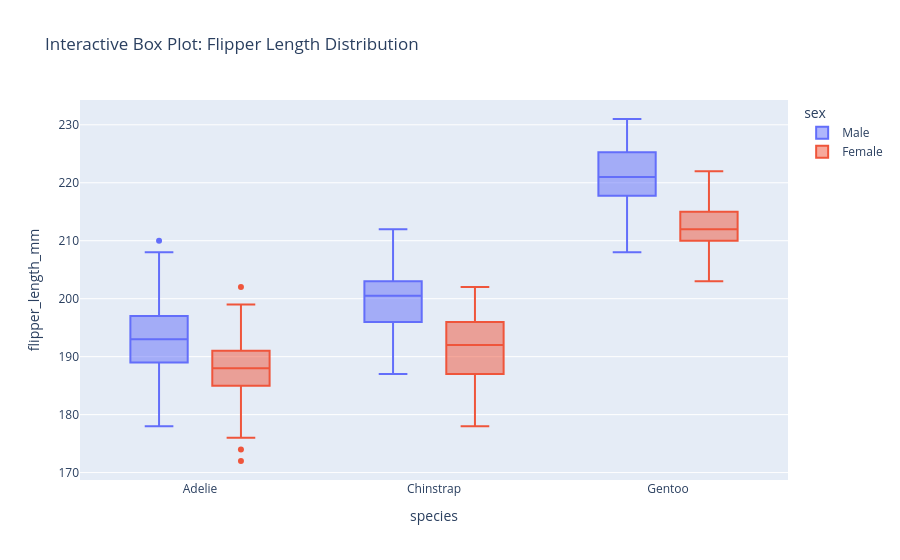

Notebook cell for this chart:
### Code cell
fig2 = px.box(
    df,
    x="species",
    y="flipper_length_mm",
    color="sex",
    hover_data=["body_mass_g", "island"],
    title="Interactive Box Plot: Flipper Length Distribution"
)

fig2.show()

# Export standalone HTML
fig2.write_html("charts/box_plot.html")

### Figure 1 — Plotly figure (JSON) as saved in the notebook; plotly's stock layout.template omitted (floating-point values rounded to 4 significant figures; data arrays with more than 128 entries replaced by an {"elided": "..."} marker saying what was removed)
{"data": [{"alignmentgroup": "True", "customdata": {"elided": "168x2 mixed values"}, "hovertemplate": "sex=Male<br>species=%{x}<br>flipper_length_mm=%{y}<br>body_mass_g=%{customdata[0]}<br>island=%{customdata[1]}<extra></extra>", "legendgroup": "Male", "marker": {"color": "#636efa"}, "name": "Male", "notched": false, "offsetgroup": "Male", "orientation": "v", "showlegend": true, "type": "box", "x": {"elided": "168 str values"}, "x0": " ", "xaxis": "x", "y": {"elided": "168 float values"}, "y0": " ", "yaxis": "y"}, {"alignmentgroup": "True", "customdata": {"elided": "165x2 mixed values"}, "hovertemplate": "sex=Female<br>species=%{x}<br>flipper_length_mm=%{y}<br>body_mass_g=%{customdata[0]}<br>island=%{customdata[1]}<extra></extra>", "legendgroup": "Female", "marker": {"color": "#EF553B"}, "name": "Female", "notched": false, "offsetgroup": "Female", "orientation": "v", "showlegend": true, "type": "box", "x": {"elided": "165 str values"}, "x0": " ", "xaxis": "x", "y": {"elided": "165 float values"}, "y0": " ", "yaxis": "y"}], "layout": {"boxmode": "group", "legend": {"title": {"text": "sex"}, "tracegroupgap": 0}, "title": {"text": "Interactive Box Plot: Flipper Length Distribution"}, "xaxis": {"anchor": "y", "domain": [0, 1], "title": {"text": "species"}}, "yaxis": {"anchor": "x", "domain": [0, 1], "title": {"text": "flipper_length_mm"}}}}
